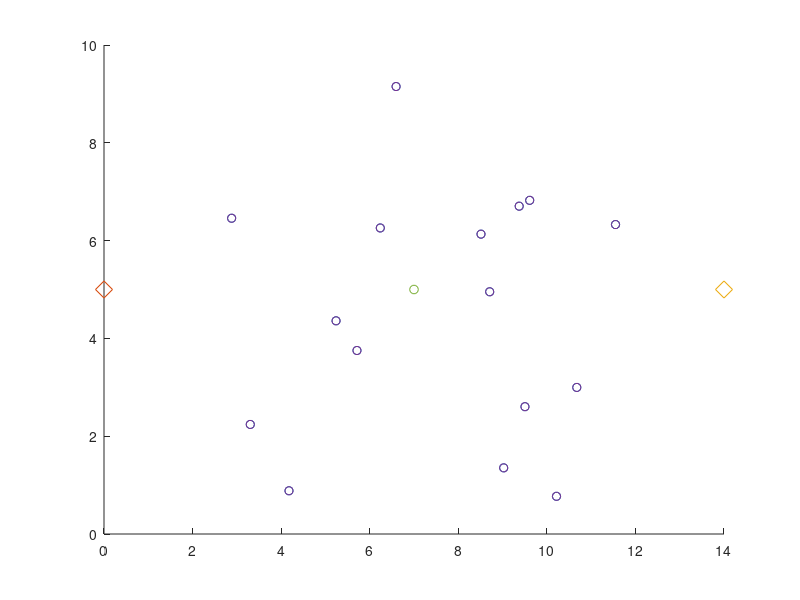

The MATLAB source for this figure:
    %% defining random bricks and arm base locations
%the aim of this software is to develop basic brick selection logic

n=16; %number of bricks
testpts(1:n,1:2) =10*rand(n,2); testpts(1:n,1)=testpts(1:n,1)+2;
%random points x 2-12 y 0-10
scatter(testpts(:,1),testpts(:,2))
base1=[0,5]; %arm 1 base 
base2=[14,5];%arm 2 base 
basket=[7,5];%block plasing area
hold on
scatter(base1(1,1),base1(1,2),150,'d');scatter(base2(1,1),base2(1,2),150,'d');%plot arm bases
scatter(testpts(:,1),testpts(:,2))%plot bricks
scatter(basket(1,1),basket(1,2),40,"red");
%% selection logic
%the arms will place a red/green circle on the bricks they have just
%selected. They can both select one brick per time tick
%% method 1:nearest
brickdist1=zeros(n,2);
brickdist2=zeros(n,2);
brickangle1 = 1:n;
brickdist1x = 1:n;
brickdist1y = 1:n;
brickdistfirst1 = zeros(n,2);
brickdistfirst2 = zeros(n,2);
for i=1:n
    brickdistfirst1(i,1)= norm(base1(1,:)-testpts(i,:));%distance between base and point
    brickdistfirst2(i,1)= norm(base2(1,:)-testpts(i,:));%distance between bease and point
    brickdist1(i,1)= norm(basket(1,:)-testpts(i,:));%distance between arm 1 and point
    brickdist2(i,1)= norm(basket(1,:)-testpts(i,:));%distance between arm 2 and point
    brickdist1(i,2)= i;%taking note of which block it is
    brickdist2(i,2)=i;
    brickdistfirst1(i,2)= i;%taking note of which block it is
    brickdistfirst2(i,2)=i;
    brickdist1x(i) = brickdist1(i,1).*cos(brickangle1(i)); %getting x displacement for IK
    brickdist1y(i) = brickdist1(i,1).*sin(brickangle1(i)); %getting y displacement for Ik
    brickangle1(i)= atan2(testpts(i,2)-base1(1,2),testpts(i,1)-base1(1,1));%angle between arm one and points
end
base1brickorder = zeros(n,2);
base2brickorder = zeros(n,2);

closestobjfirst1 = min(brickdistfirst1(:,1));
closestobjfirst2 = min(brickdistfirst2(:,1));

for i = 1:n %makes closest brick from start that bricks value
     if closestobjfirst1 == brickdistfirst1(i,2)
         base1brickorder(i,1) = closestobjfirst1;
     end 
     if closestobjfirst2 == brickdistfirst2(i,2)
         base2brickorder(i,1) = closestobjfirst2;
     end
end
base1brickorder = sortrows(brickdist1,2);%ordered by brick number
base2brickorder = sortrows(brickdist2,2);
for i = 1:n %removes bricks from the lists that will be more efficient on the other (closest distance)
    if base1brickorder(i,1) == base2brickorder(i,1)
        if brickdistfirst1(i,1) < brickdistfirst2(i,1)
            base2brickorder(i,1) = 0;
        end 
        if brickdistfirst1(i,1) > brickdistfirst2(i,1)
            base1brickorder(i,1) = 0;
        end 
    end
end
base1brickorder = sortrows(base1brickorder,1);%sequence of next closest brick
base2brickorder = sortrows(base2brickorder,1);
%outputs are base1brickorder or base2brickorder. If the value next to the
%block is zero, the other arm grabbed it, if the value is non zero, the
%first column is the distance and the second column is the block number

%% display section
%use base1brickorder and base2brick order to display a sequential set of figures to highlight which 
%brick it has picked at which step (highlight arm1 pick red and arm2 pick blue)